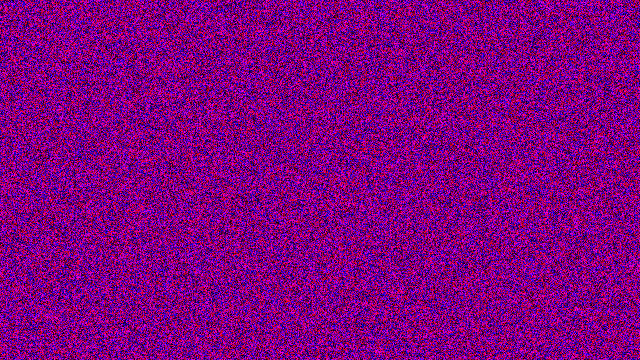
Frame 1 (no input)
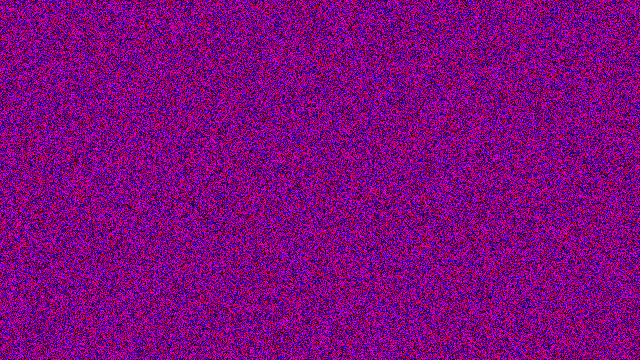
Frame 60 (the mouse pressed at the canvas centre just before this capture)
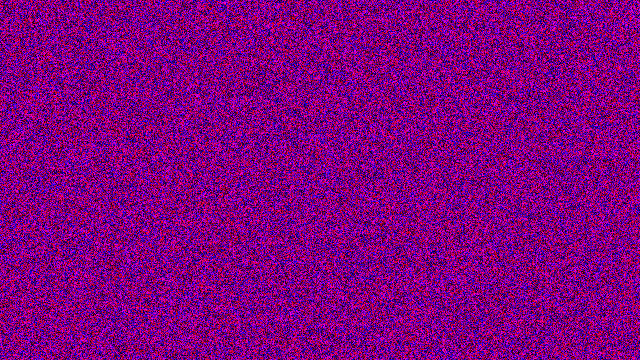
Frame 120 (the mouse held since frame 60 and released just before this capture)

The Processing sketch that drew these frames (run headless with seeded random() and noise(); from frame 60 on, the mouse is pressed at the canvas centre):

// Processing sketch: pixels
// ── pixels.pde
int r;
int g;
int b;

void setup(){
  size(640,360);
  r = 255;
  g = 0;
  b = 0;
}

void draw(){
  loadPixels();
 
  for(int i = 0; i < pixels.length ; i++){
    pixels[i] = color(random(255),g,random(255));
    
  }
  
  updatePixels();
}

void checkColor(){
  if(r==255){
    r = 0;
    g = 255;
    b = 0;
  }else if(g==255){
    r = 0;
    g = 0;
    b = 255;
  }else if(b==255){
    r = 255;
    g = 0;
    b = 0;
  }
}
